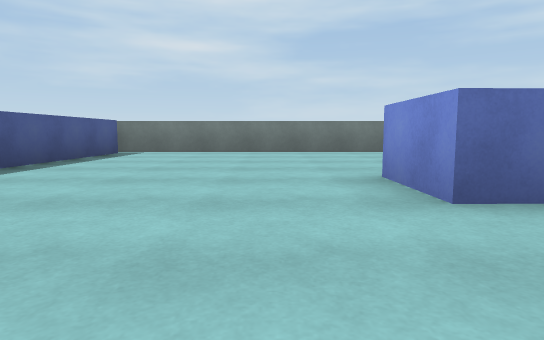
[1] (above)

23 first-person views from a walk through a Unity game level. The camera is 0.45 m above the floor, tilts 6° down and sees 75° across. The floor is counted in squares, 1 m on a side. Each view is taken from the middle of a square. On the plan, view 1 faces up. The plan holds only what a view shows up to about 9 squares ahead; the rest is blank. The place goes on beyond the plan. The player is left out.

[2]
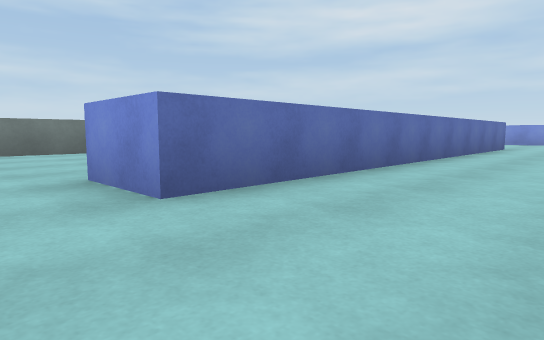

[3]
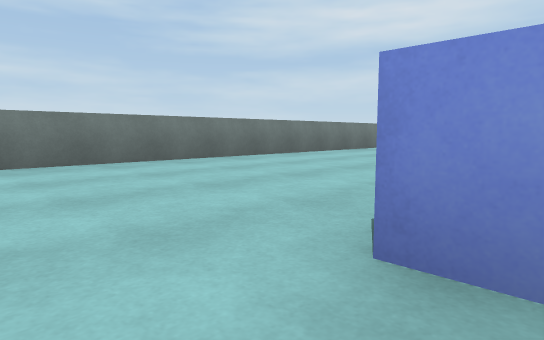

[4]
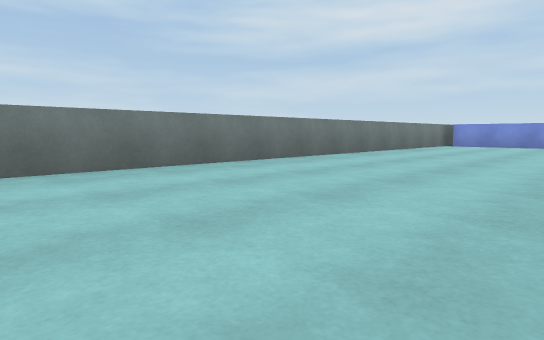

[5]
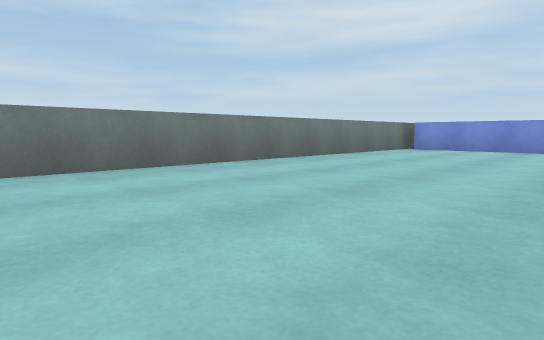

[6]
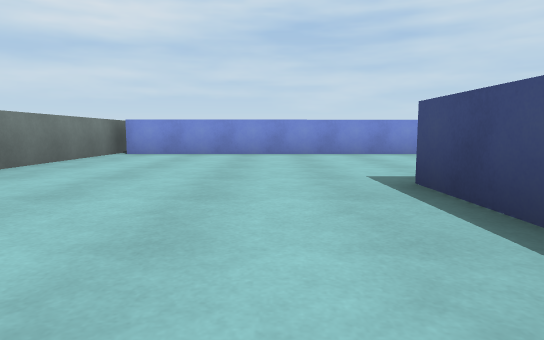

[7]
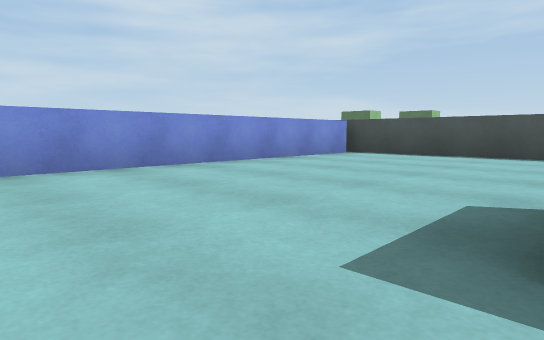

[8]
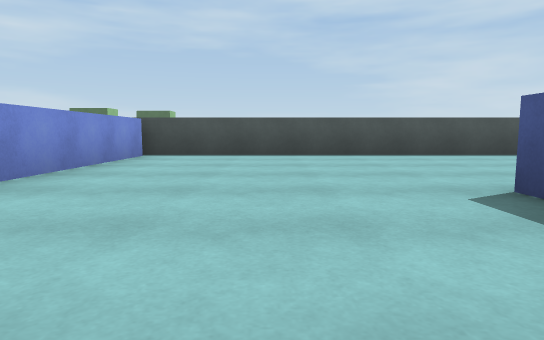

[9]
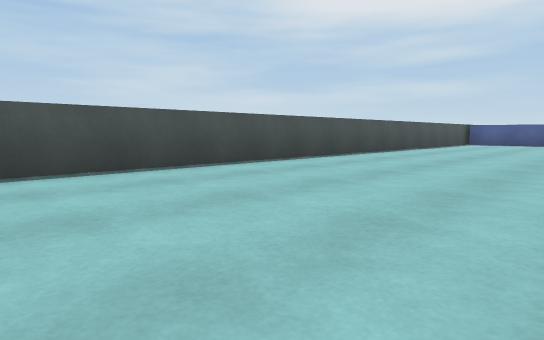

[10]
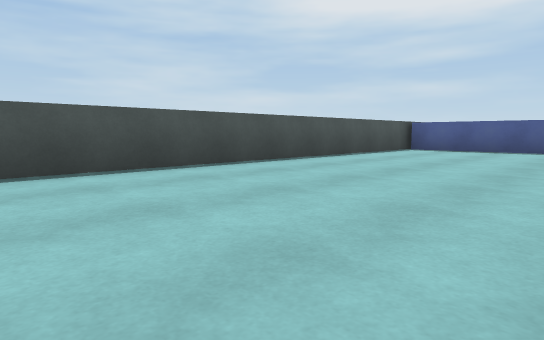

[11]
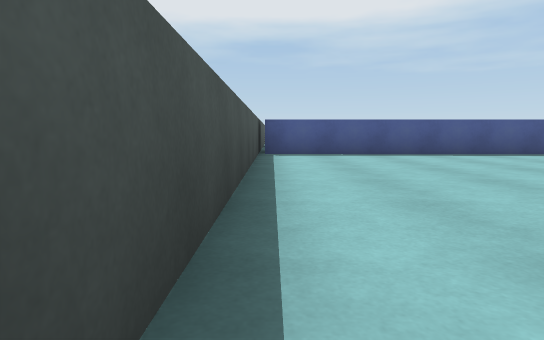

[12]
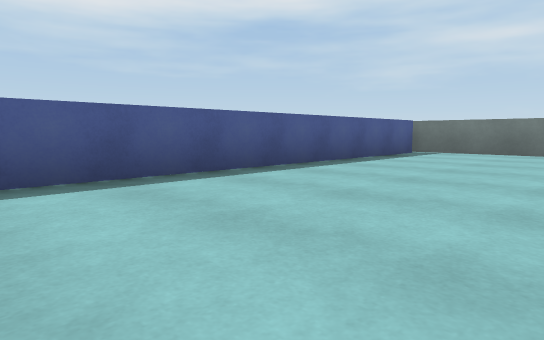

[13]
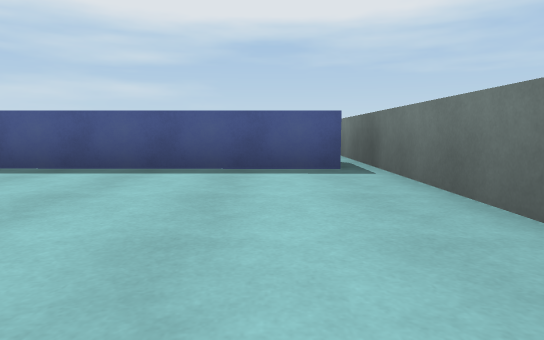

[14]
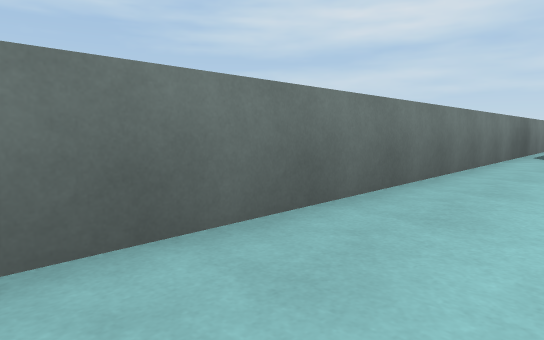

[15]
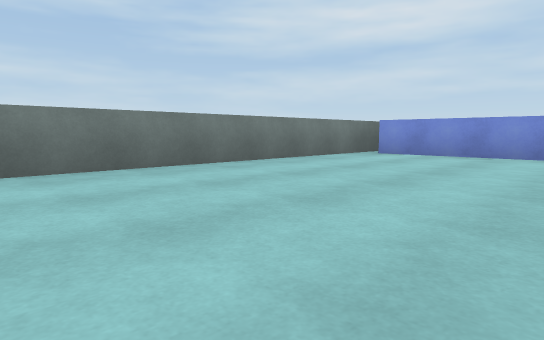

[16]
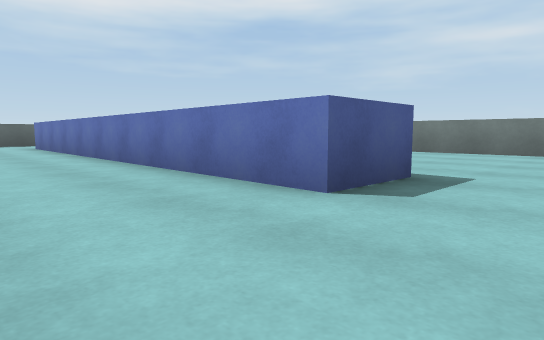

[17]
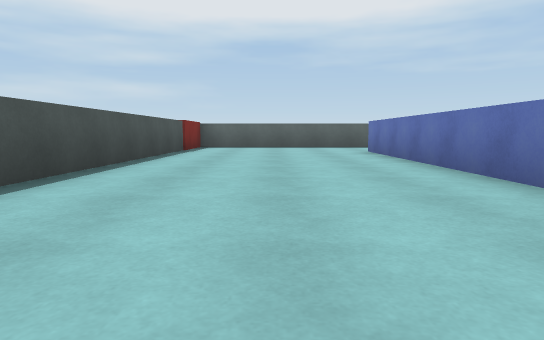

[18]
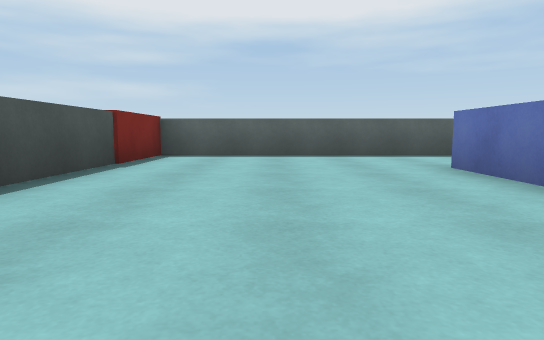

[19]
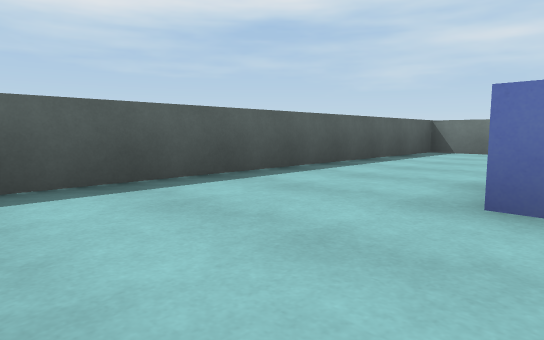

[20]
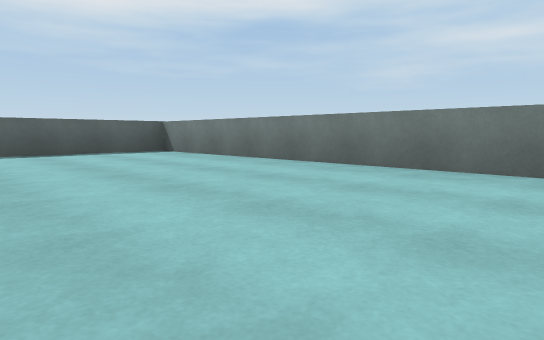

[21]
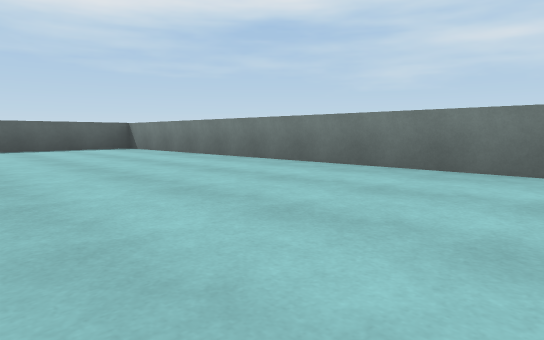

[22]
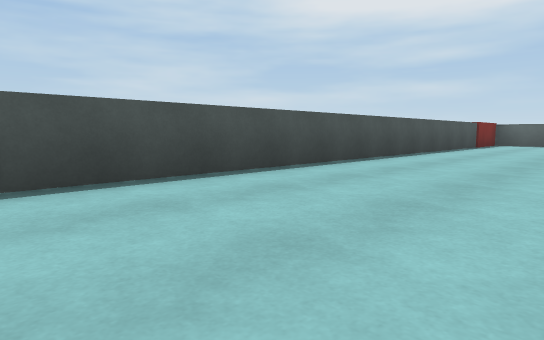

[23]
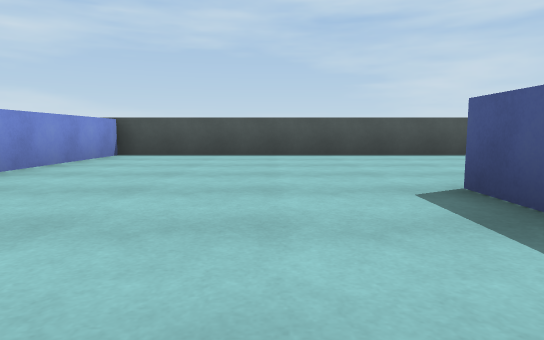

### Floor plan
Points are (right, up) in squares from view 1. A wall is a line through its corners. A room is listed if a view was taken in it or the views show most of it. See-through windows are left out.
Room 1 (views 1, 2, 3, 4, 5, 6, 7, 8, 9, 10, 11, 12, 13)
walls: (9.6, 3.7) (11.2, 3.7); (10.6, 2.3) (1.1, 2.2) (1.1, 3.7); (-3.4, 7.9) (-3.5, -2.3) (15.7, -2.3); (16.2, 8.4) (-4.5, 8.4); (15.5, -2) (15.5, 8.1)
ways out: opening at (-4, 8) to room 2
Room 2 (views 14, 15, 16, 17, 18, 19, 20, 21, 22, 23)
walls: (-9.5, 3.6) (-9.6, 2.1) (-19.6, 2.3); (-20.3, -2.3) (-4.6, -2.3); (-4.8, 4.9) (-4.8, 7.9); (-4.5, 8.4) (-22.2, 8.4) (-22.2, -2.2); (-4.9, -2.2) (-4.9, 0.9)
ways out: opening at (-4, 8) to room 1
objects: red block (-22, -3) to (-21, -3)

Positions as (right, up) in squares from view 1, and headings:
1: (0, 0), facing up
2: (0, 0), facing up-right
3: (0, 3), facing up-right
4: (3, 4), facing up-right
5: (6, 4), facing up-right
6: (8, 5), facing right
7: (11, 5), facing down-right
8: (13, 5), facing down
9: (11, 2), facing down-left
10: (6, 2), facing down-left
11: (4, -2), facing left
12: (0, 0), facing up-left
13: (1, 7), facing left
14: (-12, 7), facing up-right
15: (-12, 4), facing up-right
16: (-8, 0), facing up-left
17: (-11, 0), facing left
18: (-15, 0), facing left
19: (-19, 0), facing up-left
20: (-14, 4), facing up-left
21: (-12, 4), facing up-left
22: (-8, 1), facing down-left
23: (-8, 5), facing down
